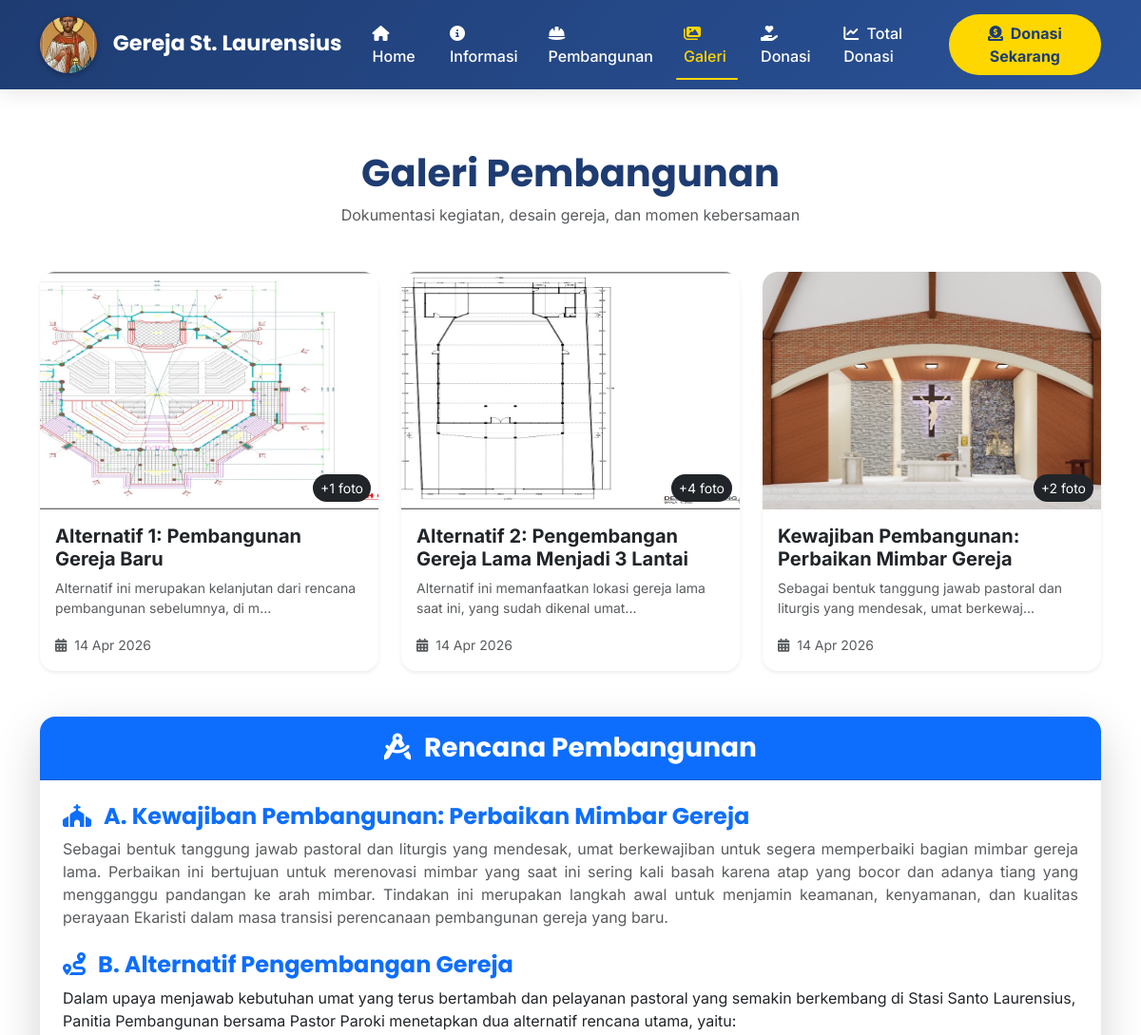
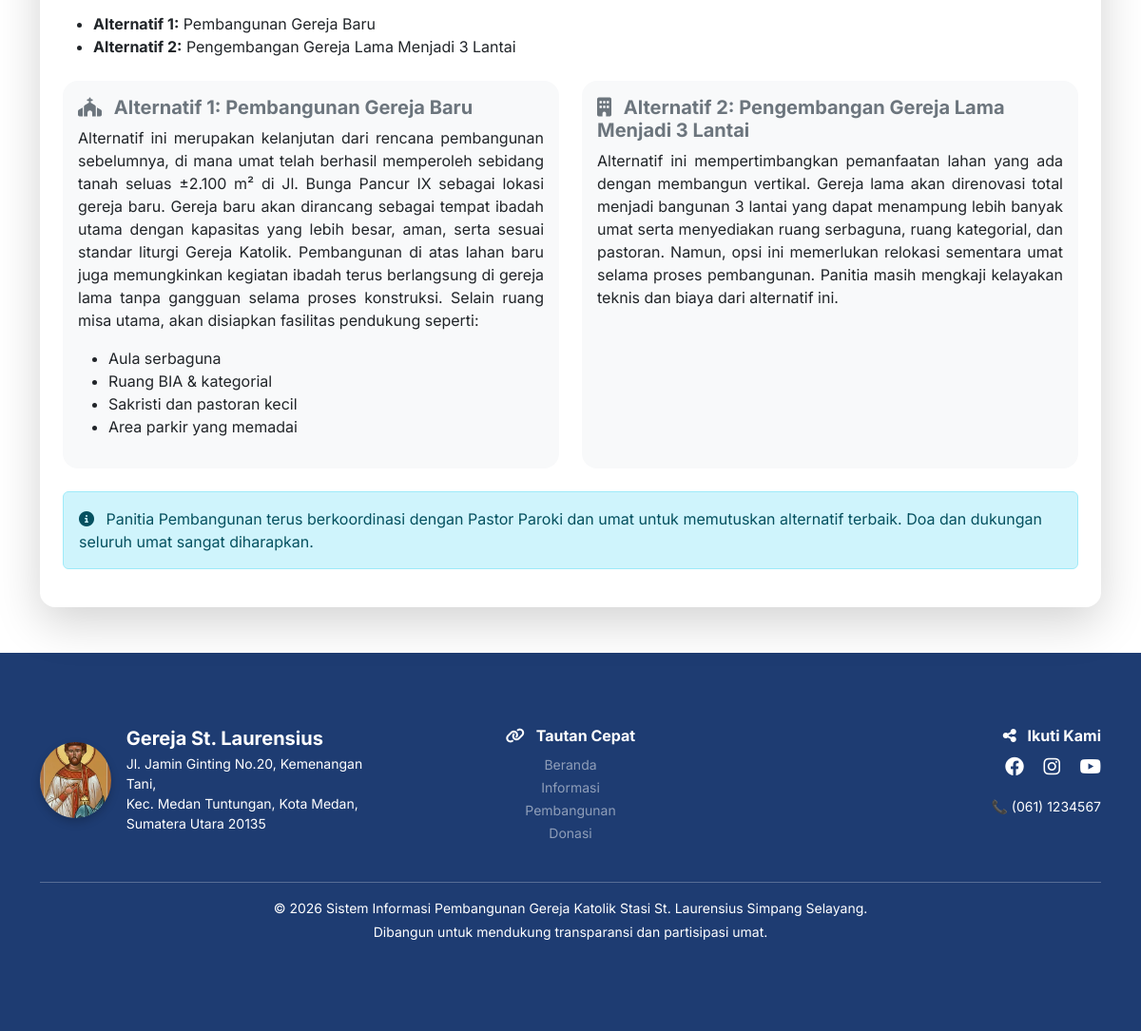
The page /galeri.php on the database its author committed (2 pictures, top to bottom).
### tables this page shows
CREATE TABLE `galeri` (
  `id_galeri` int(11) NOT NULL,
  `judul` varchar(100) NOT NULL,
  `deskripsi` text DEFAULT NULL,
  `keterangan` text DEFAULT NULL,
  `gambar` varchar(255) NOT NULL,
  `tipe` enum('foto','desain','kegiatan') DEFAULT 'foto',
  `tanggal_upload` timestamp NOT NULL DEFAULT current_timestamp(),
  `urutan` int(11) DEFAULT 0
);

CREATE TABLE `informasi_gereja` (
  `id_info` int(11) NOT NULL,
  `judul` varchar(100) NOT NULL,
  `konten` text NOT NULL,
  `tipe` enum('sejarah','letak','umat','tabel_umat','rencana_pembangunan') DEFAULT NULL,
  `gambar` varchar(255) DEFAULT NULL,
  `updated_at` timestamp NOT NULL DEFAULT current_timestamp() ON UPDATE current_timestamp()
);

### galeri.php (the view, shortened to what this page needs)
<?php
include 'config/database.php';
include 'includes/navbar_user.php';
$query = mysqli_query($conn, "
    SELECT
        judul,
        MAX(tanggal_upload) as tgl_terbaru
    FROM galeri
    GROUP BY judul
    ORDER BY tgl_terbaru ASC
    LIMIT 3
");
$galeriTerbaru = [];
while ($row = mysqli_fetch_assoc($query)) {
    $stmt = mysqli_prepare($conn, "SELECT * FROM galeri WHERE judul = ? ORDER BY urutan ASC, id_galeri ASC");
    mysqli_stmt_bind_param($stmt, "s", $row['judul']);
    mysqli_stmt_execute($stmt);
    $result = mysqli_stmt_get_result($stmt);
    $galeriTerbaru[$row['judul']] = mysqli_fetch_all($result, MYSQLI_ASSOC);
}
$queryRencana = mysqli_query($conn, "SELECT konten FROM informasi_gereja WHERE tipe='rencana_pembangunan' LIMIT 1");
$rencana = mysqli_fetch_assoc($queryRencana);
$konten_rencana = $rencana['konten'] ?? '<p class="text-muted">Konten rencana pembangunan belum tersedia.</p>';
?>
<div class="container mt-5 pt-3">
    <div class="text-center mb-5" data-aos="fade-down" data-aos-duration="800">
        <h1 class="fw-bold" style="color: #1e3c72;">Galeri Pembangunan</h1>
        <p class="text-muted">Dokumentasi kegiatan, desain gereja, dan momen kebersamaan</p>
    </div>
    <div class="row g-4 mb-5" id="galeri-grid">
        <?php if (count($galeriTerbaru) > 0): ?>
            <?php $delay = 100;
            foreach ($galeriTerbaru as $judul => $gambarArray): ?>
                <div class="col-md-4 col-sm-6" data-aos="zoom-in" data-aos-delay="<?php echo $delay; ?>">
                    <div class="card border-0 shadow-sm rounded-4 overflow-hidden h-100 transition-card">
                        <?php $first = $gambarArray[0]; ?>
                        <div class="position-relative overflow-hidden" style="height: 250px; cursor: pointer;"
                            data-bs-toggle="modal" data-bs-target="#grupModal"
                            data-judul="<?php echo htmlspecialchars($judul); ?>"
                            data-gambar='<?php echo json_encode($gambarArray); ?>'>
                            <img src="uploads/galeri/<?php echo htmlspecialchars($first['gambar']); ?>"
                                class="card-img-top w-100 h-100" style="object-fit: cover; transition: transform 0.4s ease;"
                                alt="<?php echo htmlspecialchars($judul); ?>">
                            <?php if (count($gambarArray) > 1): ?>
                                <div class="position-absolute bottom-0 end-0 bg-dark text-white px-2 py-1 m-2 rounded-pill small">
                                    +<?php echo count($gambarArray) - 1; ?> foto
                                </div>
                            <?php endif; ?>
                        </div>
                        <div class="card-body">
                            <h5 class="fw-bold"><?php echo htmlspecialchars($judul); ?></h5>
                            <?php
                            $rawDesc = $first['deskripsi'] ?? '';
                            $plainDesc = strip_tags($rawDesc);
                            $shortDesc = strlen($plainDesc) > 80 ? substr($plainDesc, 0, 80) . '...' : $plainDesc;
                            ?>
                            <?php if (!empty($shortDesc)): ?>
                                <p class="text-muted small"><?php echo htmlspecialchars($shortDesc); ?></p>
                            <?php endif; ?>
                            <small class="text-muted"><i class="fas fa-calendar-alt me-1"></i> <?php echo date('d M Y', strtotime($first['tanggal_upload'])); ?></small>
                        </div>
                    </div>
                </div>
            <?php $delay += 100;
            endforeach; ?>
        <?php endif; ?>
    </div>
    <div class="row mt-5" data-aos="fade-up" data-aos-delay="500">
        <div class="col-12">
            <div class="card border-0 shadow-lg rounded-4 overflow-hidden">
                <div class="card-header bg-primary text-white text-center py-3">
                    <h3 class="fw-bold mb-0"><i class="fas fa-drafting-compass me-2"></i> Rencana Pembangunan</h3>
                </div>
                <div class="card-body p-4">
                    <?php echo $konten_rencana; ?>
                </div>
            </div>
        </div>
    </div>
</div>
<?php include 'includes/footer.php'; ?>

### includes/navbar_user.php (shortened to what this page needs)
<?php
$current_page = basename($_SERVER['PHP_SELF']);
$current_page_clean = str_replace('.php', '', $current_page);
?>
<!DOCTYPE html>
<html lang="id">
<head>
    <link href="https://cdn.jsdelivr.net/npm/bootstrap@5.3.0/dist/css/bootstrap.min.css" rel="stylesheet">
    <link rel="stylesheet" href="https://cdnjs.cloudflare.com/ajax/libs/font-awesome/6.4.0/css/all.min.css">
    <link href="https://unpkg.com/aos@2.3.1/dist/aos.css" rel="stylesheet">
</head>
<body>
    <nav class="navbar navbar-expand-lg navbar-custom sticky-top">
        <div class="container">
            <a class="navbar-brand text-white fw-bold" href="index">
                <img src="uploads/informasi/st-laurensius.png"
                    alt="Logo Gereja St. Laurensius"
                    style="height: 60px; width: 60px; border-radius: 50%; object-fit: cover; margin-right: 12px; box-shadow: 0 2px 6px rgba(0,0,0,0.3);">
                Gereja St. Laurensius
            </a>
            <div class="collapse navbar-collapse" id="navbarNav">
                <ul class="navbar-nav ms-auto align-items-center">
                    <li class="nav-item"><a class="nav-link nav-link-custom <?php echo ($current_page_clean == 'index') ? 'active' : ''; ?>" href="index"><i class="fas fa-home me-1"></i> Home</a></li>
                    <li class="nav-item"><a class="nav-link nav-link-custom <?php echo ($current_page_clean == 'informasi') ? 'active' : ''; ?>" href="informasi"><i class="fas fa-info-circle me-1"></i> Informasi</a></li>
                    <li class="nav-item"><a class="nav-link nav-link-custom <?php echo ($current_page_clean == 'pembangunan') ? 'active' : ''; ?>" href="pembangunan"><i class="fas fa-hard-hat me-1"></i> Pembangunan</a></li>
                    <li class="nav-item"><a class="nav-link nav-link-custom <?php echo ($current_page_clean == 'galeri') ? 'active' : ''; ?>" href="galeri"><i class="fas fa-images me-1"></i> Galeri</a></li>
                    <li class="nav-item"><a class="nav-link nav-link-custom <?php echo ($current_page_clean == 'donasi') ? 'active' : ''; ?>" href="donasi"><i class="fas fa-hand-holding-heart me-1"></i> Donasi</a></li>
                    <li class="nav-item"><a class="nav-link nav-link-custom <?php echo ($current_page_clean == 'total_donasi') ? 'active' : ''; ?>" href="total_donasi"><i class="fas fa-chart-line me-1"></i> Total Donasi</a></li>
                    <li class="nav-item ms-lg-2 mt-2 mt-lg-0"><a class="btn btn-donasi" href="donasi"><i class="fas fa-donate me-1"></i> Donasi Sekarang</a></li>
                </ul>
            </div>
        </div>
    </nav>

### includes/footer.php
<footer class="mt-5">
    <div class="container py-5">
        <div class="row">
            <div class="col-md-4 mb-4 mb-md-0 text-center text-md-start">
                <div class="d-flex flex-row align-items-center justify-content-center justify-content-md-start gap-3">
                    <img src="uploads/informasi/st-laurensius.png"
                         alt="Logo Gereja St. Laurensius"
                         style="width: 80px; height: 80px; border-radius: 50%; object-fit: cover; box-shadow: 0 4px 10px rgba(0,0,0,0.2);">
                    <div>
                        <h5 class="fw-bold mb-1">Gereja St. Laurensius</h5>
                        <p class="small mb-0">Jl. Jamin Ginting No.20, Kemenangan Tani,<br>Kec. Medan Tuntungan, Kota Medan,<br>Sumatera Utara 20135</p>
                    </div>
                </div>
            </div>
            <div class="col-md-4 mb-4 mb-md-0 text-center">
                <h6 class="fw-bold"><i class="fas fa-link me-2"></i> Tautan Cepat</h6>
                <ul class="list-unstyled">
                    <li><a href="index" class="text-white-50 text-decoration-none small">Beranda</a></li>
                    <li><a href="informasi" class="text-white-50 text-decoration-none small">Informasi</a></li>
                    <li><a href="pembangunan" class="text-white-50 text-decoration-none small">Pembangunan</a></li>
                    <li><a href="donasi" class="text-white-50 text-decoration-none small">Donasi</a></li>
                </ul>
            </div>
            <div class="col-md-4 text-center text-md-end">
                <h6 class="fw-bold"><i class="fas fa-share-alt me-2"></i> Ikuti Kami</h6>
                <a href="#" class="text-white me-3 fs-5"><i class="fab fa-facebook"></i></a>
                <a href="#" class="text-white me-3 fs-5"><i class="fab fa-instagram"></i></a>
                <a href="#" class="text-white fs-5"><i class="fab fa-youtube"></i></a>
                <p class="small mt-3">📞 (061) 1234567</p>
            </div>
        </div>
        <hr class="bg-light mt-4">
        <div class="text-center small">
            <p class="mb-0">&copy; <?php echo date('Y'); ?> Sistem Informasi Pembangunan Gereja Katolik Stasi St. Laurensius Simpang Selayang.</p>
            <p class="mt-1">Dibangun untuk mendukung transparansi dan partisipasi umat.</p>
        </div>
    </div>
</footer>
</body>
</html>

### includes/navbar_user.php (style rules this page uses)
* { font-family: 'Inter', sans-serif; }
h1, h2, h3, h4, .navbar-brand { font-family: 'Poppins', sans-serif; }
.navbar-custom { background: linear-gradient(135deg, #1e3c72 0%, #2a5298 100%); box-shadow: 0 4px 20px rgba(0, 0, 0, 0.1); padding: 12px 0; }
.navbar-brand { font-size: 1.4rem; }
.nav-link-custom { color: white !important; font-weight: 500; transition: all 0.3s ease; margin: 0 8px; position: relative; }
.nav-link-custom.active { color: #FFD700 !important; }
.nav-link-custom.active::after { content: ''; position: absolute; bottom: -5px; left: 0; width: 100%; height: 2px; background: #FFD700; border-radius: 2px; }
.btn-donasi { background: #FFD700; color: #1e3c72; border-radius: 40px; padding: 8px 24px; font-weight: bold; transition: all 0.3s ease; border: none; }
footer { background: #1e3c72; color: white; padding: 30px 0; margin-top: 50px; }

### galeri.php (style rules this page uses)
.transition-card { transition: transform 0.35s cubic-bezier(0.2, 0.9, 0.4, 1.1), box-shadow 0.3s ease; will-change: transform; }
[data-aos] { transition-timing-function: cubic-bezier(0.2, 0.9, 0.4, 1.1); }

### rows shown on the page
galeri: gambar (picture), deskripsi "Alternatif ini merupakan kelanjutan dari rencana pembangunan sebelumnya, di m...", tanggal_upload "14 Apr 2026"
galeri: gambar (picture), deskripsi "Alternatif ini memanfaatkan lokasi gereja lama saat ini, yang sudah dikenal umat...", tanggal_upload "14 Apr 2026"
galeri: gambar (picture), deskripsi "Sebagai bentuk tanggung jawab pastoral dan liturgis yang mendesak, umat berkewaj...", tanggal_upload "14 Apr 2026"
informasi_gereja: konten "A. Kewajiban Pembangunan: Perbaikan Mimbar Gereja Sebagai bentuk tanggung jawab pastoral dan liturgis yang mendesak, umat berkewajiban untuk segera memperbaiki bagian mimbar gereja lama. Perbaikan ini bertujuan untuk merenovasi mimbar yang saat ini sering kali basah karena atap yang bocor dan adanya tiang yang mengganggu pandangan ke arah mimbar. Tindakan ini merupakan langkah awal untuk menjamin keamanan, kenyamanan, dan kualitas perayaan Ekaristi dalam masa transisi perencanaan pembangunan gereja yang baru. B. Alternatif Pengembangan Gereja Dalam upaya menjawab kebutuhan umat yang terus bertambah dan pelayanan pastoral yang semakin berkembang di Stasi Santo Laurensius, Panitia Pembangunan…"

### other values the page prints
count($gambarArray) - 1 "1"
$judul "Alternatif 1: Pembangunan Gereja Baru"
count($gambarArray) - 1 "4"
$judul "Alternatif 2: Pengembangan Gereja Lama Menjadi 3 Lantai"
count($gambarArray) - 1 "2"
$judul "Kewajiban Pembangunan: Perbaikan Mimbar Gereja"
